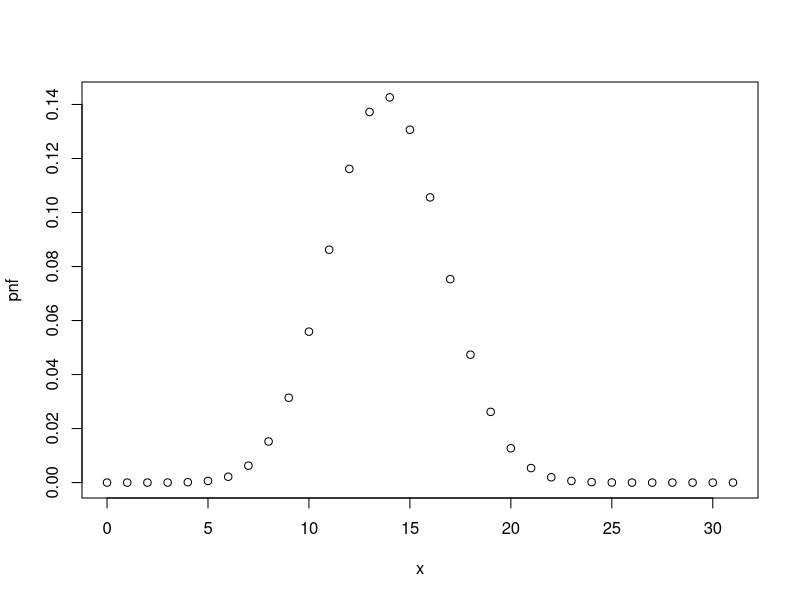

Write the R code that produced this figure.
# binom(x,n,p)
# norm(x,mean,sd)
# pois(x,lambda)

#IF exactly at one point , then we use d , otherwise we use p
# by default p<=x 
# if lower.tail=FALSE then it becomes p>=x


#1)
a=dbinom(7,12,1/6)+dbinom(8,12,1/6)+dbinom(9,12,1/6);
b=pbinom(9,12,1/6)-pbinom(6,12,1/6);
# clean syntax using diff
diff(pbinom(c(6,9),12,1/6))

print(paste("a",a,"b",b))


#2) 
c=pnorm(84,72,15.2,lower.tail=FALSE)
d=pnorm(100,72,15.2)-pnorm(84,72,15.2)
e=1-pnorm(84,72,15.2)

print(paste("c",c,"d",d,"e",e))

#3) 
#no car arrives 
f=dpois(0,5)
g=ppois(50,50)-ppois(47,50)

print(paste("f",f,"g",g))

#using diff
diff(ppois(c(47,50),50))

#4)
#exactly 3 defective pieces
# hyper(x,n,m,k)
#n+m = total population 
#here 250 = n+m 
#x jo pucha hai 
#n=17 (defective pieces)
#m=250-17
#k=5(sample)


dhyper(3,17,233,5)
dbinom(3,5,17/250)

#5)

#44.7% use wikipedia in atleast one of their term papers 
#x= number of students 
#random sample size =31 

x=seq(0,31)
cdf= pbinom(x,31,0.447)
pnf= dbinom(x,31,0.447)
plot(x,pnf)

#IN BINOMIAL DISTRIBUTION MEAN = N*P | VARIANCE = N*P*Q | SD = sqrt(VAR)

mean = 31*0.447
variance = 31*0.447*(1-0.447)
sd = sqrt(variance)


print(paste("mean",mean,"var",variance,"sd",sd))
